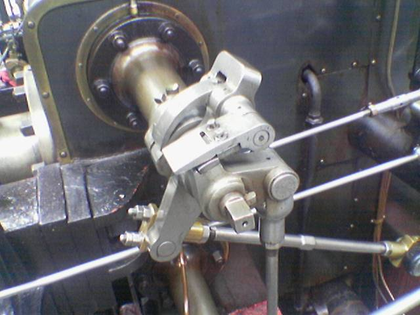
%> input picture E11 - Canny Edge Detection/valve.png, 420 x 315 px, shrunk from 640 x 480 before the run
$ octave E11.m   (GNU Octave 9; MATLAB toolbox functions it lacks are replaced by stand-ins)
%> lines starting %> are read from the running program, lines starting %| are printed output that depends on the picture
I = imread('valve.png');
%> I is the input picture: size 315x420x3 uint8; mean R, G, B 106.3, 104.8, 108.9
grayImg = rgb2gray(I);
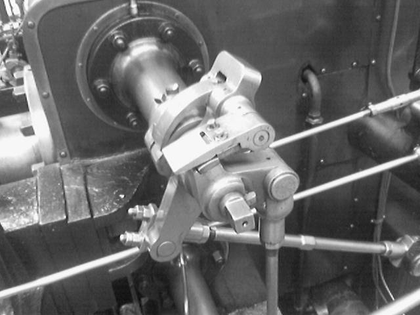
%> grayImg: size 315x420 uint8; min 9, max 255, mean 105.7
figure,imshow(I);title('input');
d = double(grayImg);
[R,C] = size(grayImg);
%> R = 315; C = 420
%kx and ky
kx = (1/8)*[1 0 -1;2 0 -2;1 0 -1];
ky = (1/8)*[1 2 1;0 0 0;-1 -2 -1];
%get gx and gy
gx = imfilter(d,kx);
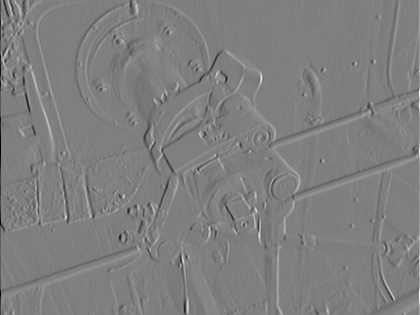
%> gx: size 315x420 double; min -123.8, max 124.1, mean 0; drawn with min black and max white
gy = imfilter(d,ky);
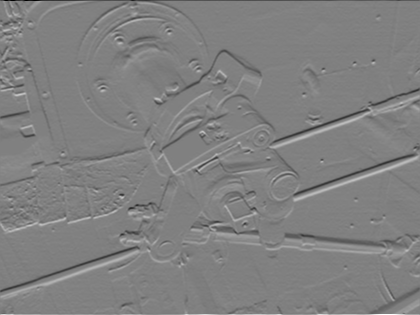
%> gy: size 315x420 double; min -125.9, max 123.8, mean 0; drawn with min black and max white
figure, imshow(gx , []); title('Gradiant X');
figure, imshow(gy , []); title('Gradiant Y');
% get gm
gm = sqrt((gx.^2) + (gy.^2));
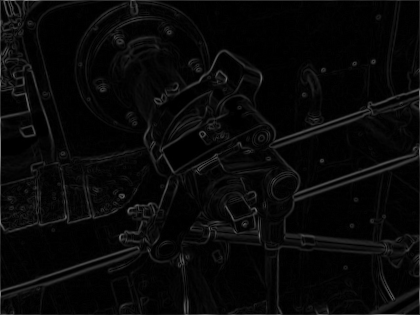
%> gm: size 315x420 double; min 0, max 125.9, mean 8.8
figure, imshow(gm ,[]);title('Gradiant Magnitude');
gd = atan2(gy,gx);
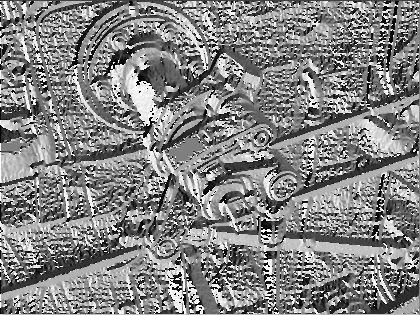
%> gd: size 315x420 double; min -3.14, max 3.14, mean 0.101; drawn with min black and max white

figure,imagesc(gd);title('Gradiant Direction');
colormap jet;
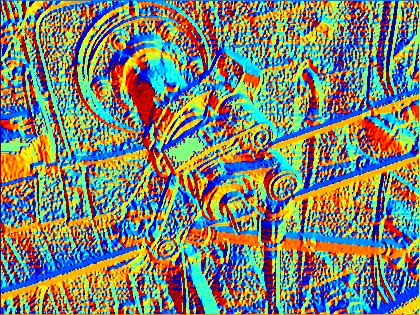
%> displayed picture: size 315x420x3, on the screen's scale of 0 to 255; mean R, G, B 124.9, 131.8, 113.6


gmlocal = gm;
for r = 2 :R-1
    for c = 2:C-1
        v = gm(r,c);
        angle = gd(r,c);
        if(((-1/8*pi<=angle&&(angle<1/8*pi))&&((v<gm(r-1,c))||(v<gm(r+1,c)))))
            gmlocal(r,c) = 0;
        elseif(((1/8*pi<=angle&&(angle<3/8*pi))&&((v<gm(r-1,c-1))||(v<gm(r+1,c+1)))))
            gmlocal(r,c) = 0;
        elseif(((3/8*pi<=angle&&(angle<5/8*pi))&&((v<gm(r,c-1))||(v<gm(r,c+1)))))
            gmlocal(r,c) = 0;
        elseif(((5/8*pi<=angle&&(angle<7/8*pi))&&((v<gm(r-1,c+1))||(v<gm(r+1,c-1)))))
            gmlocal(r,c) = 0;
        end
    end
end
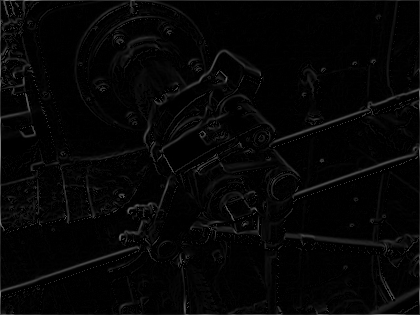
%> gmlocal: size 315x420 double; min 0, max 125.9, mean 5.9
imshow(gmlocal ,[]);title('Maximum Suppression');

$ run again, with E11 - Canny Edge Detection/01.jpg saved as E11 - Canny Edge Detection/valve.png
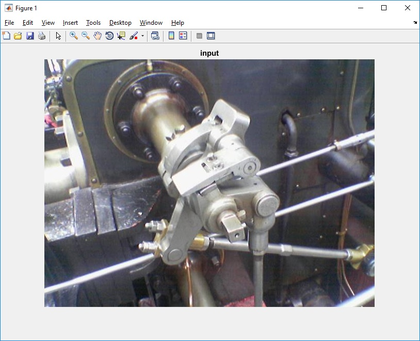
%> input picture E11 - Canny Edge Detection/01.jpg, 420 x 341 px, shrunk from 814 x 661 before the run
%> I is the input picture: size 341x420x3 uint8; mean R, G, B 162.7, 162.3, 165
%> `colormap jet;`:
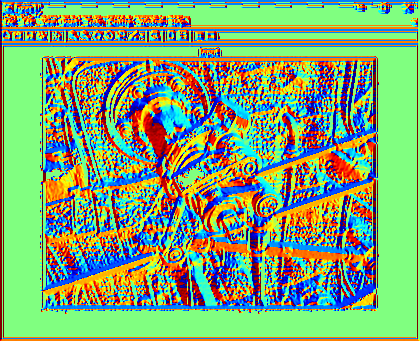
%> displayed picture: size 341x420x3, on the screen's scale of 0 to 255; mean R, G, B 126.4, 166.3, 117.1
%> after the loop `for r = 2 :R-1`:
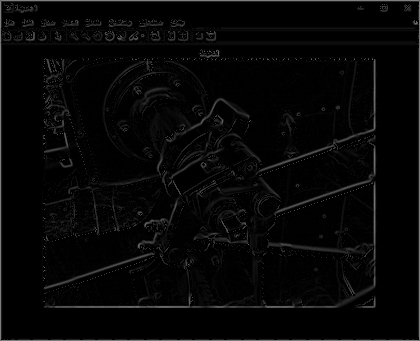
%> gmlocal: size 341x420 double; min 0, max 127.5, mean 6.7
